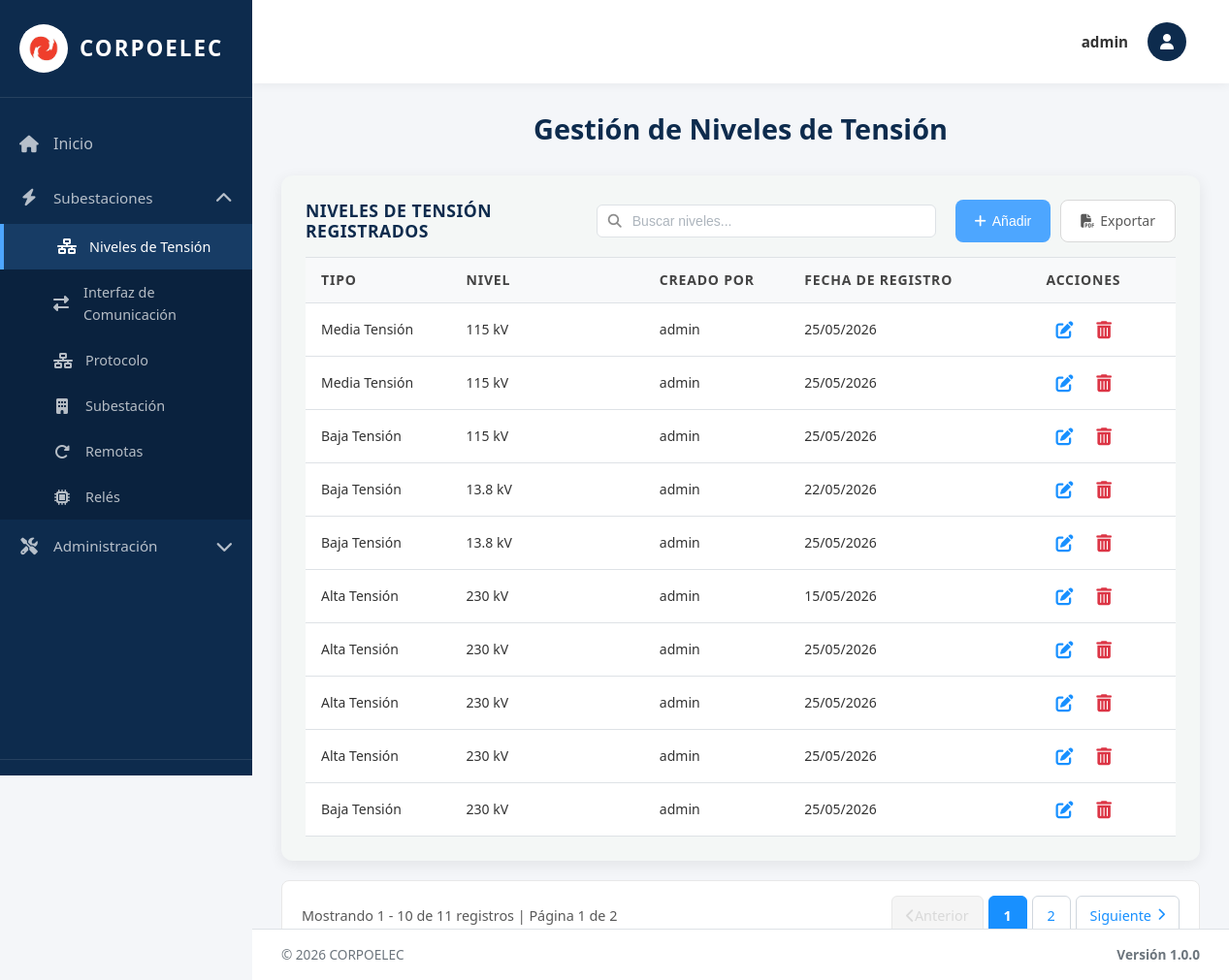
The app's page /tensiones/ (signed in), older data.
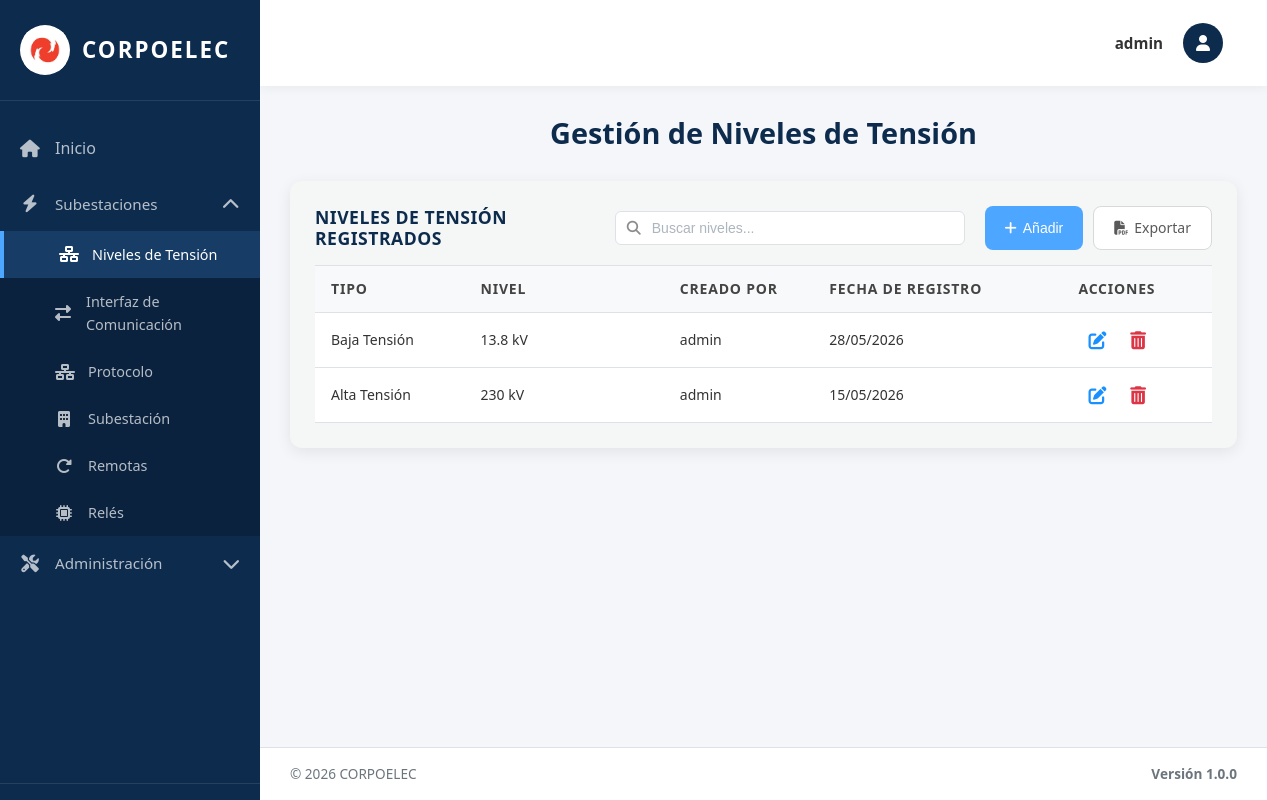
The same page, newer data.
### equipos/models.py (models this page shows, shortened)
class NivelTension(models.Model):
    TIPO_CHOICES = [
        ('AT', 'Alta Tensión'),
        ('MT', 'Media Tensión'),
        ('BT', 'Baja Tensión'),
    ]
    NIVEL_CHOICES = [
        ('230kV', '230 kV'),
        ('115kV', '115 kV'),
        ('34.5kV', '34.5 kV'),
        ('13.8kV', '13.8 kV'),
    ]
    Id_Ten = models.AutoField(primary_key=True)  # Identificador único
    Tipo_ten = models.CharField(max_length=5, choices=TIPO_CHOICES, default='AT')  # Tipo de tensión (AT/MT/BT)
    Nivel = models.CharField(max_length=10, choices=NIVEL_CHOICES)  # Valor del nivel (115kV, 34.5kV, etc.)
    Fecha_Reg = models.DateField(auto_now_add=True)  # Fecha de registro automática
    creado_por = models.ForeignKey(User, on_delete=models.SET_NULL, null=True, blank=True, related_name='niveles_tension_creados')  # Usuario que creó el registro
    class Meta:
        verbose_name = 'Nivel de Tensión'
        verbose_name_plural = 'Niveles de Tensión'
        ordering = ['Id_Ten']  # Orden por ID ascendente

### equipos/views.py (the view, shortened to what this page needs)
# urls.py: path('tensiones/', tensiones_view, name='tensiones'),
@no_cache
@login_required(login_url='/login/')
def tensiones_view(request):
    tensiones = NivelTension.objects.all().order_by('Nivel')
    paginator = Paginator(tensiones, 10)
    page_number = request.GET.get('page')
    page_obj = paginator.get_page(page_number)
    context = {
        'title': 'Niveles de Tensión',
        'page_obj': page_obj,
        'tensiones': tensiones,
        'tipo_choices': NivelTension.TIPO_CHOICES,
        'nivel_choices': NivelTension.NIVEL_CHOICES,
        'nivel_choices_simple': [(v, v) for v, _ in NivelTension.NIVEL_CHOICES],
        'is_admin': request.user.is_superuser,
    }
    return render(request, 'tensiones.html', context)

### equipos/context_processors.py (called while the page is built, shortened)
def permisos_usuario(request):
    if request.user.is_superuser:
        return {
            'permisos_usuario': {'crear': True, 'actualizar': True, 'eliminar': True},
            'puede_crear': True,
            'puede_actualizar': True,
            'puede_eliminar': True,
        }

### templates/tensiones.html (shortened to what this page needs)
{% extends 'base.html' %}
{% load static %}
{% block content %}
<div class="welcome-text">
  <h2>Gestión de Niveles de Tensión</h2>
</div>
<div class="table-section">
<div class="table-header">
  <h3>Niveles de Tensión Registrados</h3>
  <div class="search-container">
    <input type="text" class="search-input" id="searchInput" placeholder="Buscar niveles..." onkeyup="filterTable()">
  </div>
  <div class="action-buttons">
    <button type="button" class="btn btn-primary btn-add-top" onclick="abrirAddModal()">
      <i class="fas fa-plus"></i> Añadir
    </button>
    <a href="{% url 'exportar_tensiones_pdf' %}" class="btn btn-secondary btn-add-top">
      <i class="fas fa-file-pdf"></i> Exportar
    </a>
  </div>
</div>
  {% if page_obj.object_list %}
  <table class="data-table">
    <thead>
        <tr>
          <th width="15%">Tipo</th>
          <th width="20%">Nivel</th>
          {% if is_admin %}<th width="15%">Creado Por</th>{% endif %}
          <th width="25%">Fecha de Registro</th>
          <th width="15%">Acciones</th>
        </tr>
    </thead>
    <tbody>
      {% for nivel in page_obj %}
      <tr>
        <td>{{ nivel.get_Tipo_ten_display }}</td>
        <td>{{ nivel.get_Nivel_display }}</td>
        {% if is_admin %}<td>{{ nivel.creado_por.username|default:"Sistema" }}</td>{% endif %}
        <td>{{ nivel.Fecha_Reg|date:"d/m/Y" }}</td>
        <td class="actions-cell">
          {% if puede_actualizar %}
          <button type="button" class="btn-icon btn-edit" title="Editar" onclick='openEditModal({{ nivel.Id_Ten }}, "{{ nivel.Tipo_ten }}", "{{ nivel.Nivel }}")'>
            <i class="fas fa-edit"></i>
          </button>
          {% endif %}
          {% if puede_eliminar %}
          <form method="post" style="display: inline;" onsubmit="return confirmarEliminacion(this);">
            <button type="submit" class="btn-icon btn-delete" title="Eliminar">
              <i class="fas fa-trash-alt"></i>
            </button>
          </form>
          {% endif %}
        </td>
      </tr>
      {% endfor %}
    </tbody>
  </table>
  {% else %}
  <p class="no-data">No hay niveles de tensión registrados.</p>
  {% endif %}
</div>
{% if page_obj.paginator.num_pages > 1 %}
<div class="pagination-container">
  <div class="pagination-info-left">
    <span class="pagination-text">
      Mostrando {{ page_obj.start_index }} - {{ page_obj.end_index }} de {{ page_obj.paginator.count }} registros
      | Página {{ page_obj.number }} de {{ page_obj.paginator.num_pages }}
    </span>
  </div>
  <div class="pagination-controls-right">
    <nav class="pagination-nav">
      <ul class="pagination-list">
        {% if page_obj.has_previous %}
        <li class="pagination-item">
          <a href="?page={{ page_obj.previous_page_number }}" class="pagination-link pagination-prev" title="Página anterior">
            <i class="fas fa-chevron-left"></i> Anterior
          </a>
        </li>
        {% else %}
        <li class="pagination-item disabled">
          <span class="pagination-link disabled" title="No hay página anterior"><i class="fas fa-chevron-left"></i> Anterior</span>
        </li>
        {% endif %}
        {% for num in page_obj.paginator.page_range %}
        {% if page_obj.number == num %}
        <li class="pagination-item active">
          <span class="pagination-link">{{ num }}</span>
        </li>
        {% elif num > page_obj.number|add:'-3' and num < page_obj.number|add:'3' %}
        <li class="pagination-item">
          <a href="?page={{ num }}" class="pagination-link">{{ num }}</a>
        </li>
        {% endif %}
        {% endfor %}
        {% if page_obj.has_next %}
        <li class="pagination-item">
          <a href="?page={{ page_obj.next_page_number }}" class="pagination-link pagination-next" title="Página siguiente">
            Siguiente <i class="fas fa-chevron-right"></i>
          </a>
        </li>
        {% else %}
        <li class="pagination-item disabled">
          <span class="pagination-link disabled" title="No hay página siguiente">Siguiente <i class="fas fa-chevron-right"></i></span>
        </li>
        {% endif %}
      </ul>
    </nav>
  </div>
</div>
{% endif %}
{% endblock %}

### templates/base.html (shortened to what this page needs)
{% load static %}
<!DOCTYPE html>
<html lang="es">
<head>
  <link rel="stylesheet" href="https://cdnjs.cloudflare.com/ajax/libs/font-awesome/6.4.0/css/all.min.css">
  <link rel="stylesheet" href="{% static 'css/global.css' %}">
 </head>
<body>
  <div class="layout-wrapper">
    <aside class="sidebar" id="sidebar">
      <div class="sidebar-brand" onclick="toggleSidebar()">
        <div class="sidebar-logo">
          <img src="{% static 'img/logo.jpg' %}" alt="Corpoelec">
        </div>
        <span class="sidebar-brand-text">Corpoelec</span>
      </div>
 <nav class="sidebar-nav">
        <a href="{% url 'index' %}" class="{% if request.path == '/' %}active{% endif %}" onclick="closeMobileSidebar()">
          <i class="fas fa-home"></i>
          <span>Inicio</span>
        </a>
         <div class="sidebar-dropdown {% if request.path == '/subestaciones/' or request.path == '/tensiones/' or request.path == '/interfaces/' or request.path == '/protocolo/' or request.path == '/reles/' or request.path == '/remotas/' %}active{% endif %}">
          <a href="#" class="dropdown-toggle" onclick="toggleDropdown(event, 'subestaciones-dropdown')">
            <i class="fas fa-bolt"></i>
            <span>Subestaciones</span>
            <i class="fas fa-chevron-down dropdown-arrow"></i>
          </a>
           <div class="dropdown-menu" id="subestaciones-dropdown">
             <a href="{% url 'tensiones' %}" class="{% if request.path == '/tensiones/' %}active{% endif %}" onclick="closeMobileSidebar()">
               <i class="fas fa-network-wired"></i>
               <span>Niveles de Tensión</span>
             </a>
               <a href="{% url 'interfaces' %}" class="{% if request.path == '/interfaces/' %}active{% endif %}" onclick="closeMobileSidebar()">
                 <i class="fas fa-exchange-alt"></i>
                 <span>Interfaz de Comunicación</span>
               </a>
               <a href="{% url 'protocolo' %}" class="{% if request.path == '/protocolo/' %}active{% endif %}" onclick="closeMobileSidebar()">
                 <i class="fas fa-network-wired"></i>
                 <span>Protocolo</span>
               </a>
               <a href="{% url 'subestaciones' %}" class="{% if request.path == '/subestaciones/' %}active{% endif %}" onclick="closeMobileSidebar()">
               <i class="fas fa-building"></i>
               <span>Subestación</span>
             </a>
             <a href="{% url 'remotas' %}" class="{% if request.path == '/remotas/' %}active{% endif %}" onclick="closeMobileSidebar()">
               <i class="fas fa-redo-alt"></i>
               <span>Remotas</span>
             </a>
             <a href="{% url 'reles' %}" class="{% if request.path == '/reles/' %}active{% endif %}" onclick="closeMobileSidebar()">
               <i class="fas fa-microchip"></i>
               <span>Relés</span>
              </a>
            </div>
         </div>
           {% if user.is_staff %}
           <div class="sidebar-dropdown {% if request.path == '/bitacora/' or request.path == '/admin/restaurar/' or request.path == '/admin/backup/' or request.path == '/admin/usuarios/' %}active{% endif %}">
             <a href="#" class="dropdown-toggle" onclick="toggleDropdown(event, 'admin-dropdown')">
               <i class="fas fa-tools"></i>
               <span>Administración</span>
               <i class="fas fa-chevron-down dropdown-arrow"></i>
             </a>
           </div>
           {% endif %}
        </nav>
        <div class="sidebar-bottom">
        </div>
      </aside>
    <main class="main-content" id="mainContent">
      <nav class="navbar">
        <div class="navbar-user">
          <div class="navbar-user-trigger" onclick="toggleUserMenu(event)">
            <div class="navbar-user-name">
              {% if user.first_name %}{{ user.first_name }}{% else %}{{ user.username }}{% endif %}
            </div>
            <div class="navbar-user-avatar">
              <i class="fas fa-user"></i>
            </div>
          </div>
         </div>
       </nav>
      <div class="content-area">
        {% block content %}{% endblock %}
      </div>
      <footer class="footer">
        <div class="footer-left">
          <span>© 2026 CORPOELEC</span>
        </div>
        <div class="footer-version">Versión 1.0.0</div>
      </footer>
    </main>
  </div>
</body>
</html>

### static/css/global.css (style rules this page uses)
body { font-size: 16px; font-weight: 400; color: #333; font-family: 'Open Sans', 'Segoe UI', Arial, sans-serif; line-height: 1.6; }
h1, h2, h3, .welcome-text h2 { font-size: 26px; font-weight: 700; color: #002D5A; margin: 0 0 20px 0; line-height: 1.2; }
.data-table thead th { font-size: 14px !important; font-weight: 700 !important; text-transform: uppercase !important; color: #444 !important; letter-spacing: 0.8px; padding: 12px 16px !important; background: #f8f9fa !important; border-top: 1px solid #dee2e6 !important; border-bottom: 1px solid #dee2e6 !important; }
.data-table thead { background: #f8f9fa !important; }
.data-table tbody td { font-size: 14px !important; font-weight: 400 !important; color: #333 !important; padding: 12px 16px !important; background: #fff !important; border-bottom: 1px solid #dee2e6 !important; }
.btn-primary, .btn-add-top { font-size: 14px !important; font-weight: 500 !important; border-radius: 8px !important; padding: 10px 20px !important; display: inline-flex; align-items: center; gap: 6px; }
.btn-icon { font-size: 18px !important; display: inline-flex; align-items: center; justify-content: center; padding: 6px !important; }
.btn-delete, .btn-delete i { color: #DC3545 !important; }
.btn-edit, .btn-edit i { color: #1890ff !important; }
.data-table { border-collapse: collapse; width: 100%; background: #fff; }
.data-table tbody tr { transition: background 0.15s ease; background: #fff; }
.data-table th, .data-table td { padding-top: 12px !important; padding-bottom: 12px !important; }
.form-control, input[type="text"], input[type="email"], select, textarea { font-size: 14px; font-weight: 400; color: #333; }
a { color: #1890ff; text-decoration: none; font-weight: 500; }

### templates/tensiones.html (style rules this page uses)
.table-section { background:#f4f7f6; padding:25px; border-radius:12px; box-shadow:0 4px 15px rgba(0,0,0,0.08); margin-bottom:20px; }
.table-header { display:flex; justify-content:space-between; align-items:center; margin-bottom:15px; gap:15px; }
.table-header h3 { margin:0; color:#0D2B4D; width:280px; }
.search-container { position:relative; display:flex; align-items:center; }
.search-input { width:350px; padding:8px 12px 8px 36px; border:1px solid #dee2e6; border-radius:6px; font-size:14px; color:#333; background:#fff; transition:border-color 0.3s ease; }
.search-input::placeholder { color:#adb5bd; }
.action-buttons { display:flex; gap:10px; }
.data-table { width:100%; border-collapse:collapse; }
.data-table thead { background:#f4f6f9; }
.data-table th, .data-table td { padding:12px 15px; text-align:left; border-bottom:1px solid #dee2e6; }
.data-table th { font-weight:600; color:#0D2B4D; font-size:0.9rem; }
.actions-cell { white-space:nowrap; text-align: right; }
.btn-icon { background:none; border:none; cursor:pointer; font-size:1.1rem; padding:6px; border-radius:4px; display:inline-flex; align-items:center; justify-content:center; transition:all 0.2s; color:#6c757d; margin:0 4px; }
.btn { padding:10px 20px; border-radius:6px; text-decoration:none; font-size:0.95rem; font-weight:400; cursor:pointer; border:none; transition:background 0.2s; }
.btn-primary { background:#4DA6FF; color:#fff; }
.btn-secondary { background:#fff; color:#595959; border:1px solid #d9d9d9; }

Row changes from the older to the newer data that the page shows:
removed NivelTension: Tipo_ten "Media Tensión", Nivel "115 kV", creado_por.username "admin", Fecha_Reg "25/05/2026"
removed NivelTension: Tipo_ten "Media Tensión", Nivel "115 kV", creado_por.username "admin", Fecha_Reg "25/05/2026"
removed NivelTension: Tipo_ten "Baja Tensión", Nivel "115 kV", creado_por.username "admin", Fecha_Reg "25/05/2026"
removed NivelTension: Tipo_ten "Baja Tensión", Nivel "13.8 kV", creado_por.username "admin", Fecha_Reg "22/05/2026"
removed NivelTension: Tipo_ten "Baja Tensión", Nivel "13.8 kV", creado_por.username "admin", Fecha_Reg "25/05/2026"
removed NivelTension: Tipo_ten "Alta Tensión", Nivel "230 kV", creado_por.username "admin", Fecha_Reg "25/05/2026"
removed NivelTension: Tipo_ten "Alta Tensión", Nivel "230 kV", creado_por.username "admin", Fecha_Reg "25/05/2026"
removed NivelTension: Tipo_ten "Alta Tensión", Nivel "230 kV", creado_por.username "admin", Fecha_Reg "25/05/2026"
removed NivelTension: Tipo_ten "Baja Tensión", Nivel "230 kV", creado_por.username "admin", Fecha_Reg "25/05/2026"
added NivelTension: Tipo_ten "Baja Tensión", Nivel "13.8 kV", creado_por.username "admin", Fecha_Reg "28/05/2026"
Text that changed along with them:
{{ page_obj.start_index }}: "1" → (not shown)
{{ page_obj.end_index }}: "10" → (not shown)
{{ page_obj.paginator.count }}: "11" → (not shown)
{{ page_obj.number }}: "1" → (not shown)
{{ page_obj.paginator.num_pages }}: "2" → (not shown)
text no longer shown: "Mostrando - de registros | Página de Anterior Siguiente"
list line gone: "1"
list line gone: "2"
